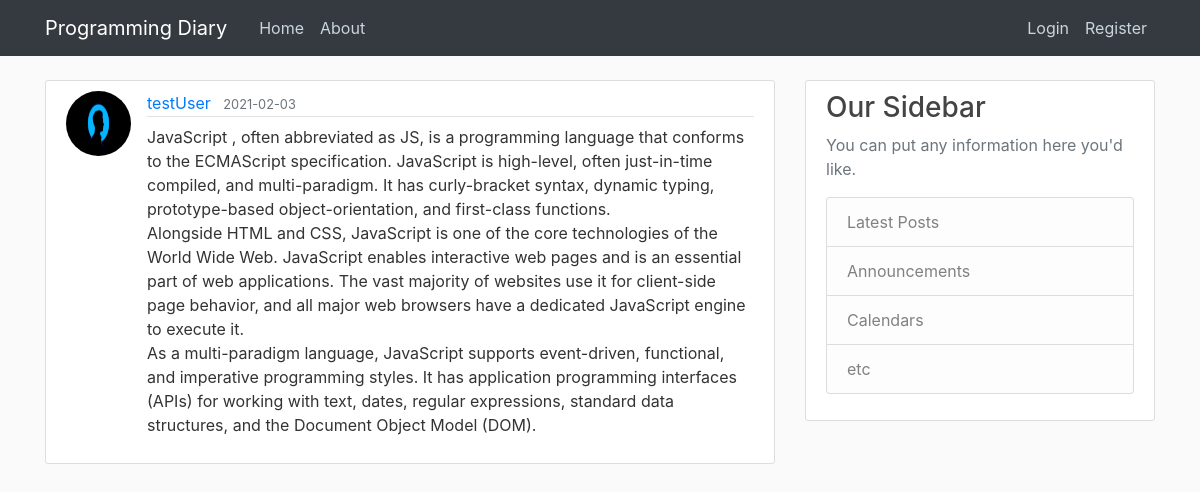
Screenshot of /post/7/ with the database file from the repository.
### blog/models.py (models this page shows, shortened)
class User(db.Model, UserMixin):
    id = db.Column(db.Integer, primary_key=True)
    username = db.Column(db.String(20), unique=True, nullable=False)
    email = db.Column(db.String(120), unique=True, nullable=False)
    image_file = db.Column(db.String(20), nullable=False, default='default.jpg')
    password = db.Column(db.String(60), nullable=False)
    posts = db.relationship('Post', backref='author', lazy=True) # clarify relationship between tables

class Post(db.Model):
    id = db.Column(db.Integer, primary_key=True)
    title = db.Column(db.String(100), nullable=False)
    date_posted = db.Column(db.DateTime, nullable=False, default=datetime.utcnow)
    content = db.Column(db.Text, nullable=False)
    user_id = db.Column(db.Integer, db.ForeignKey('user.id'), nullable=False)

### blog/posts/routes.py (the view)
@posts.route("/post/<int:post_id>/")
def post(post_id):
    post = Post.query.get_or_404(post_id)
    return render_template('post.html', title=post.title, post=post)

### blog/templates/post.html (shortened to what this page needs)
{% extends "layout.html" %}
{% block content %}
    <article class="media content-section">
        <img class="rounded-circle article-img" src="{{ url_for('static', filename='profile_pics/' + post.author.image_file) }}">
        <div class="media-body">
            <div class="article-metadata">
                <a class="mr-2" href="{{ url_for('users.user_posts', username=post.author.username) }}">{{ post.author.username }}</a>
                <small class="text-muted">{{ post.date_posted.strftime('%Y-%m-%d') }}</small>
            </div>
            <p class="article-content">{{ post.content }}</p>
        </div>
    </article>
{% endblock content %}

### blog/static/main.css (style rules this page uses)
body { background: #fafafa; color: #333333; margin-top: 5rem; }
.content-section { background: #ffffff; padding: 10px 20px; border: 1px solid #dddddd; border-radius: 3px; margin-bottom: 20px; }
.article-content { white-space: pre-line; }
.article-img { height: 65px; width: 65px; margin-right: 16px; }
.article-metadata { padding-bottom: 1px; margin-bottom: 4px; border-bottom: 1px solid #e3e3e3 }

### rows the page displays
User: image_file (placeholder picture), author.username "testUser"
Post: date_posted "2021-02-03", content "JavaScript , often abbreviated as JS, is a programming language that conforms to the ECMAScript specification. JavaScript is high-level, often just-in-time compiled, and multi-paradigm. It has curly-bracket syntax, dynamic typing, prototype-based object-orientation, and first-class functions. Alongside HTML and CSS, JavaScript is one of the core technologies of the World Wide Web. JavaScript enables interactive web pages and is an essential part of web applications. The vast majority of websites use it for client-side page behavior, and all major web browsers have a dedicated JavaScript engine to execute it. As a multi-paradigm language, JavaScript supports event-driven, functional, and…"
